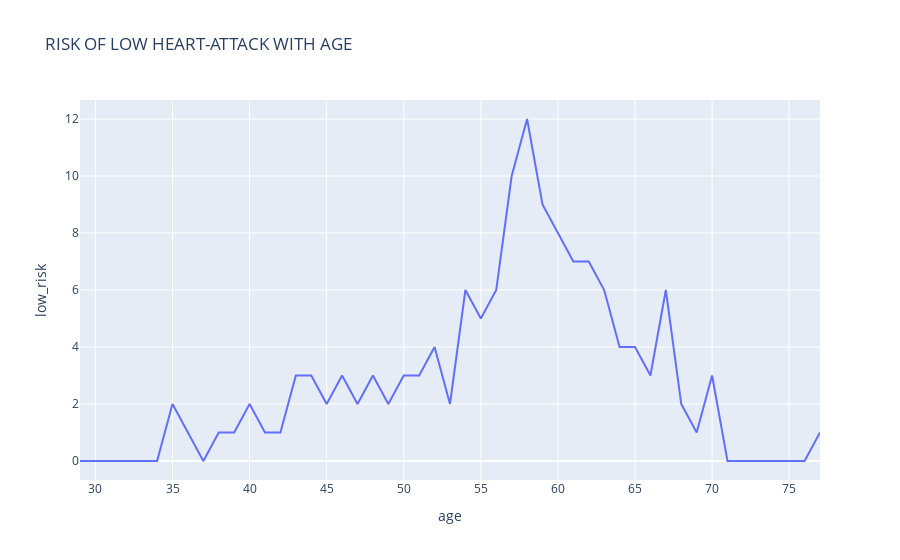

Write notebook code for a chart like this one.
### Code cell
# 绘制发病率降低随年龄的变化曲线
px.line(v, v["age"], v["low_risk"], title="RISK OF LOW HEART-ATTACK WITH AGE")

### Figure 1 — Plotly figure (JSON) as saved in the notebook; plotly's stock layout.template omitted (floating-point values rounded to 4 significant figures)
{"data": [{"hovertemplate": "age=%{x}<br>low_risk=%{y}<extra></extra>", "legendgroup": "", "line": {"color": "#636efa", "dash": "solid"}, "mode": "lines", "name": "", "orientation": "v", "showlegend": false, "type": "scatter", "x": [29, 34, 35, 37, 38, 39, 40, 41, 42, 43, 44, 45, 46, 47, 48, 49, 50, 51, 52, 53, 54, 55, 56, 57, 58, 59, 60, 61, 62, 63, 64, 65, 66, 67, 68, 69, 70, 71, 74, 76, 77], "xaxis": "x", "y": [0, 0, 2, 0, 1, 1, 2, 1, 1, 3, 3, 2, 3, 2, 3, 2, 3, 3, 4, 2, 6, 5, 6, 10, 12, 9, 8, 7, 7, 6, 4, 4, 3, 6, 2, 1, 3, 0, 0, 0, 1], "yaxis": "y"}], "layout": {"legend": {"tracegroupgap": 0}, "title": {"text": "RISK OF LOW HEART-ATTACK WITH AGE"}, "xaxis": {"anchor": "y", "domain": [0, 1], "title": {"text": "age"}}, "yaxis": {"anchor": "x", "domain": [0, 1], "title": {"text": "low_risk"}}}}
